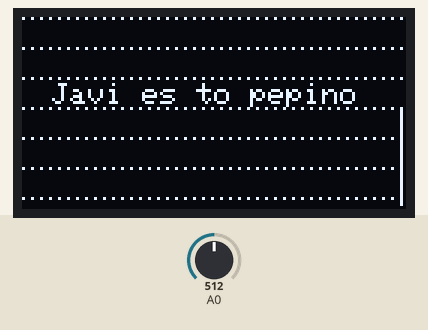
Bench run of a sketch on a simulated ESP8266 (NodeMCU). Shown: 128×64 one-colour display. Inputs (shaded band) come from the test bench; at power-on: A0 = 512. What the sketch prints to the serial monitor is not drawn.

Above: at 1.2 s.
1.3 s: A0 set to 716
At 4.0 s:
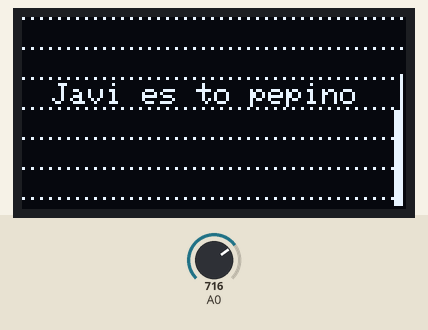
4.4 s: A0 set to 900
At 7.2 s:
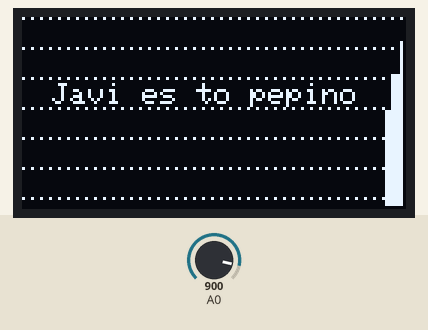
7.5 s: A0 set to 1023
At 10.3 s:
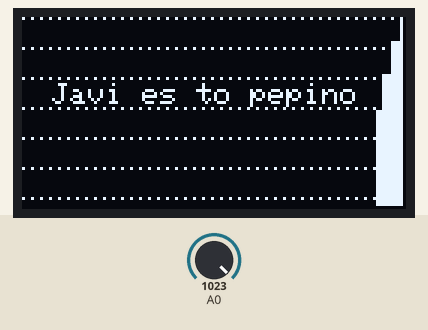
Timing chart, 0 to 11.8 s (numbered marks = the images above; inputs shaded):
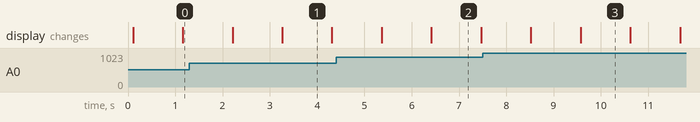

Measured:
- what the display in image 1 shows lasts 1.0 s, from 3.3 s to 4.3 s

The sketch:

sketch_dec09b.ino
```cpp
///coded by Javier Muoz Sez with the help of https://github.com/klauscam/Arduino-Cellular-Automata/blob/master/CellularAutomata.ino
//any question ,suggestion, joboffer, or singing telegram adress to javimusama@gmail.com
//enjoy

#include <SPI.h>
#include <Wire.h>
#include <Adafruit_GFX.h>
#include <Adafruit_SSD1306.h>
#include <ESP8266WiFi.h>
#include <BlynkSimpleEsp8266.h>
#include <SimpleTimer.h>
#define BLYNK_PRINT Serial    // Comment this out to disable prints and save space

#define OLED_RESET 4
Adafruit_SSD1306 display(OLED_RESET);
#define retardo 60
#define escalaejey 10 //en pixels
int i=0,j=0,ii=0,iii=0,muevepantalla=0;
uint8_t arraydatos[129];
uint8_t arrayauxiliar[129];

// Go to the Project Settings (nut icon).
char auth[] = "222cc4afd9a8475fbc7ddeb5210f0e0c"; //Enter the Auth code which was send by Blink asi senzor kotel

// Your WiFi credentials.
// Set password to "" for open networks.
char ssid[] = "";  //Enter your WIFI Name
char pass[] = "";  //Enter your WIFI Password
SimpleTimer timer;
void setup()   {
  display.begin(SSD1306_SWITCHCAPVCC, 0x3C); //initialize with the I2C addr 0x3C (128x64)
  display.clearDisplay();
  display.display();

  //comment below part to erase the text or put in your own
  display.setCursor(10,22);
  display.setTextSize(1);
  display.setTextColor(WHITE);
  display.println(F("Javi es to pepino"));
  ////////////////////////////////////////////////////

  pinMode(A0,INPUT);

  //initialice data array with all 0
  for(i=0;i<=129;i++)
  {arraydatos[i]=0;}
  i=0;
  for(i=0;i<=129;i++)
  {arrayauxiliar[i]=0;}
  i=0;
}


void loop() {
grid();//SET A FANCY GRID

//THIS FUNCTION DOES THE MAGIC
  for(iii=0;iii<=128;iii++)
  {

if(arraydatos[iii+1]<=arraydatos[iii])//IF OLD DATA IS GREATER THAN NEW DATA STORES 1 IN ARRAYAUXILIAR
{arrayauxiliar[iii]=1;}
if(arraydatos[iii]==0){arrayauxiliar[iii]=0;}//IF NOT MAKE SURE THAT 0 IS STORED IN ARRAYAUXILIAR
if(arraydatos[iii+1]==arraydatos[iii])
{arrayauxiliar[iii]=0;}
arraydatos[iii]=arraydatos[iii+1];//COPY THE DATA ONE POSITION TO THE LEFT
  }


arraydatos[127]=map(analogRead(A0),0,1023,0,63);//NEW DATA READ FROM ANALOG PIN STORED AT THE END OF THE ARRAY

plotdata();
  }


  void grid ()//EASY FUNCTION , DRAW A WHITE DOT MULTIPLE TIMES MAKING A GRID
{
for(ii=0;ii<=43;ii++)
{
for(i=0;i<=7;i++)
{
  display.drawPixel(ii*3,escalaejey*i,WHITE);
}

}
      display.display();
}


void plotdata()//THIS DOES SOME MAGIC TOO
{
  for(i=0;i<=126;i++)
{
  if(arrayauxiliar[i]==1){display.drawFastVLine(i,0,63-arraydatos[i],BLACK);}//IF NEW DATA VALUE IS SMALLER THAN OLD DATA VALUE WE NEED TO BUILD THE DATA SECTOR BY SWITCHINGOFF pixels which otherwise would remain ON.
  if(arrayauxiliar[i]==0){display.drawFastVLine(i,63-arraydatos[i],arraydatos[i],WHITE);} //IF NOT JUST SWITCH ON THE PIXELS CREATING A VerticalLine
}
   display.display();
    Blynk.run(); // Initiates Blynk
    timer.run(); // Initiates SimpleTimer


  Serial.println(analogRead(A0));
  delay(1000); // Print value every 1 sec.
}
```
